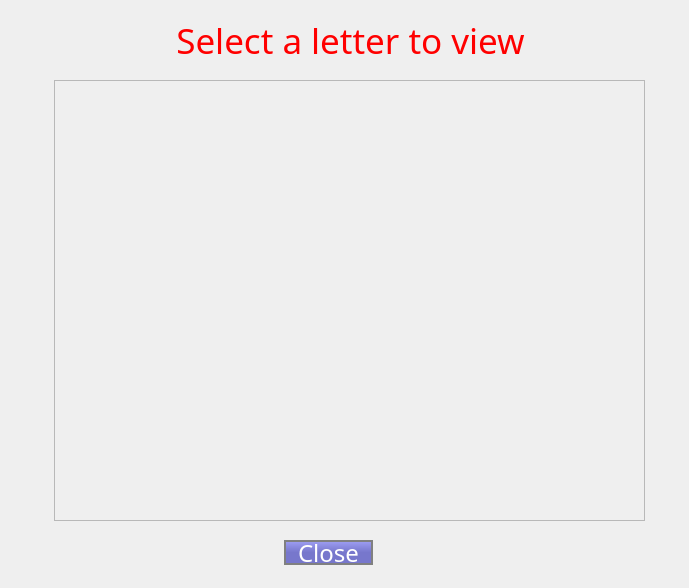
<?xml version="1.0" encoding="UTF-8"?>
<ui version="4.0">
 <class>Dialog</class>
 <widget class="QDialog" name="Dialog">
  <property name="geometry">
   <rect>
    <x>0</x>
    <y>0</y>
    <width>689</width>
    <height>588</height>
   </rect>
  </property>
  <property name="windowTitle">
   <string>Dialog</string>
  </property>
  <property name="styleSheet">
   <string notr="true">QLabel{
font: 35px Tempus Sans ITC;
color: red;
}

QPushButton{
background-color: QLinearGradient( x1: 0, y1: 0, x2: 0, y2: 1, stop: 0 #88d, stop: 0.1 #99e, stop: 0.49 #77c);
border: 2px solid gray;
border-radius: 15px;
font-size: 30px;
font-family: Tempus Sans ITC;
color: white
}

#btn_close{
font-size: 24px;
}</string>
  </property>
  <widget class="QPushButton" name="btn_close">
   <property name="geometry">
    <rect>
     <x>284</x>
     <y>540</y>
     <width>89</width>
     <height>25</height>
    </rect>
   </property>
   <property name="minimumSize">
    <size>
     <width>89</width>
     <height>25</height>
    </size>
   </property>
   <property name="maximumSize">
    <size>
     <width>89</width>
     <height>25</height>
    </size>
   </property>
   <property name="text">
    <string>Close</string>
   </property>
  </widget>
  <widget class="QScrollArea" name="scrollArea">
   <property name="geometry">
    <rect>
     <x>54</x>
     <y>80</y>
     <width>591</width>
     <height>441</height>
    </rect>
   </property>
   <property name="minimumSize">
    <size>
     <width>0</width>
     <height>0</height>
    </size>
   </property>
   <property name="widgetResizable">
    <bool>true</bool>
   </property>
   <property name="alignment">
    <set>Qt::AlignCenter</set>
   </property>
   <widget class="QWidget" name="scrollAreaWidgetContents">
    <property name="geometry">
     <rect>
      <x>0</x>
      <y>0</y>
      <width>589</width>
      <height>439</height>
     </rect>
    </property>
   </widget>
  </widget>
  <widget class="QLabel" name="label">
   <property name="geometry">
    <rect>
     <x>70</x>
     <y>10</y>
     <width>561</width>
     <height>61</height>
    </rect>
   </property>
   <property name="text">
    <string>Select a letter to view</string>
   </property>
   <property name="textFormat">
    <enum>Qt::RichText</enum>
   </property>
   <property name="alignment">
    <set>Qt::AlignCenter</set>
   </property>
  </widget>
 </widget>
 <resources/>
 <connections>
  <connection>
   <sender>btn_close</sender>
   <signal>clicked()</signal>
   <receiver>Dialog</receiver>
   <slot>accept()</slot>
   <hints>
    <hint type="sourcelabel">
     <x>328</x>
     <y>552</y>
    </hint>
    <hint type="destinationlabel">
     <x>344</x>
     <y>293</y>
    </hint>
   </hints>
  </connection>
 </connections>
</ui>
